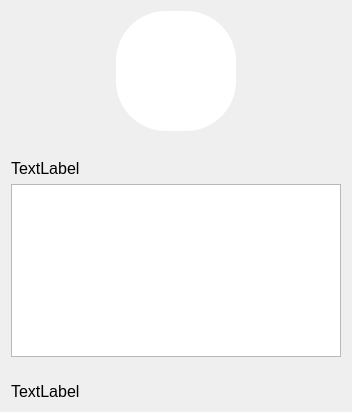
<?xml version="1.0" encoding="UTF-8"?>
<ui version="4.0">
 <class>VoiceParseForm</class>
 <widget class="QWidget" name="VoiceParseForm">
  <property name="geometry">
   <rect>
    <x>0</x>
    <y>0</y>
    <width>352</width>
    <height>412</height>
   </rect>
  </property>
  <property name="font">
   <font>
    <pointsize>12</pointsize>
   </font>
  </property>
  <property name="windowTitle">
   <string>Form</string>
  </property>
  <layout class="QVBoxLayout" name="verticalLayout">
   <item>
    <layout class="QHBoxLayout" name="horizontalLayout">
     <item>
      <spacer name="horizontalSpacer_2">
       <property name="orientation">
        <enum>Qt::Horizontal</enum>
       </property>
       <property name="sizeHint" stdset="0">
        <size>
         <width>40</width>
         <height>20</height>
        </size>
       </property>
      </spacer>
     </item>
     <item>
      <widget class="QPushButton" name="pushButton_Recognize">
       <property name="minimumSize">
        <size>
         <width>120</width>
         <height>120</height>
        </size>
       </property>
       <property name="maximumSize">
        <size>
         <width>120</width>
         <height>120</height>
        </size>
       </property>
       <property name="font">
        <font>
         <pointsize>12</pointsize>
        </font>
       </property>
       <property name="styleSheet">
        <string notr="true">background-color: white;
     color: balck; 	
     border-width: 1px;
     border-radius: 50px;</string>
       </property>
       <property name="text">
        <string/>
       </property>
       <property name="icon">
        <iconset resource="res.qrc">
         <normaloff>:/img/micro_off.png</normaloff>:/img/micro_off.png</iconset>
       </property>
       <property name="iconSize">
        <size>
         <width>50</width>
         <height>50</height>
        </size>
       </property>
      </widget>
     </item>
     <item>
      <spacer name="horizontalSpacer">
       <property name="orientation">
        <enum>Qt::Horizontal</enum>
       </property>
       <property name="sizeHint" stdset="0">
        <size>
         <width>40</width>
         <height>20</height>
        </size>
       </property>
      </spacer>
     </item>
    </layout>
   </item>
   <item>
    <spacer name="verticalSpacer_4">
     <property name="orientation">
      <enum>Qt::Vertical</enum>
     </property>
     <property name="sizeHint" stdset="0">
      <size>
       <width>20</width>
       <height>40</height>
      </size>
     </property>
    </spacer>
   </item>
   <item>
    <widget class="QLabel" name="label_Status">
     <property name="text">
      <string>TextLabel</string>
     </property>
    </widget>
   </item>
   <item>
    <widget class="QPlainTextEdit" name="plainTextEdit_Message"/>
   </item>
   <item>
    <spacer name="verticalSpacer_2">
     <property name="orientation">
      <enum>Qt::Vertical</enum>
     </property>
     <property name="sizeHint" stdset="0">
      <size>
       <width>20</width>
       <height>37</height>
      </size>
     </property>
    </spacer>
   </item>
   <item>
    <widget class="QLabel" name="label_ResponseInfo">
     <property name="text">
      <string>TextLabel</string>
     </property>
    </widget>
   </item>
  </layout>
 </widget>
 <resources>
  <include location="res.qrc"/>
 </resources>
 <connections/>
</ui>
